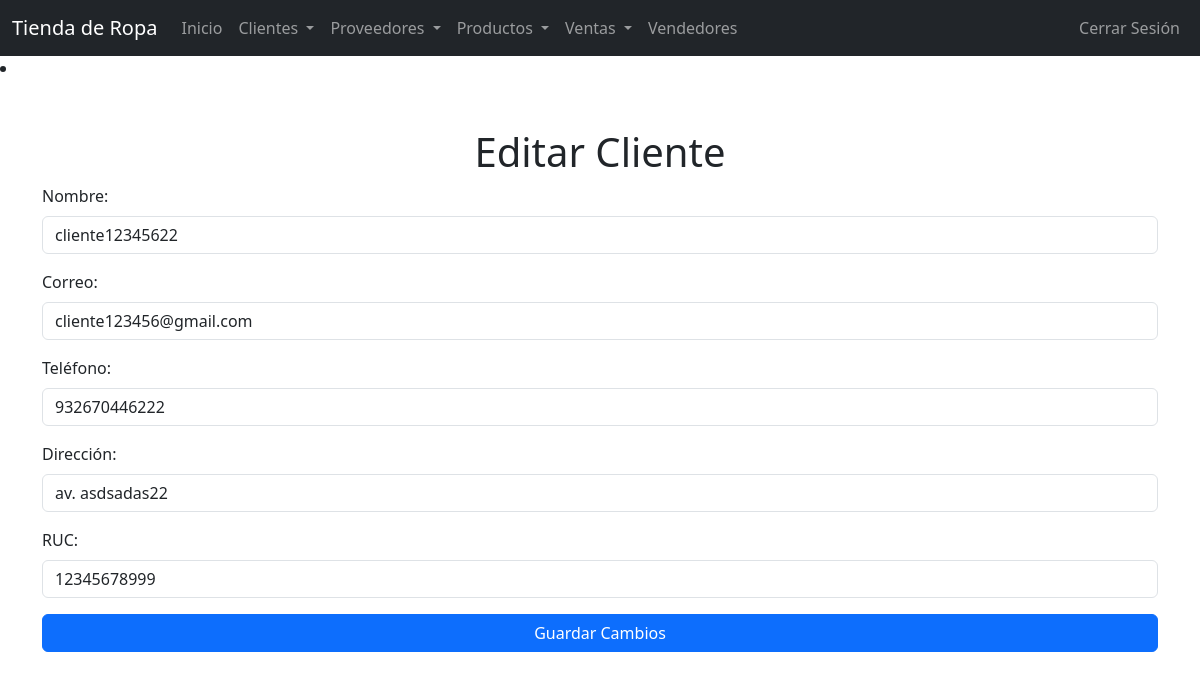
Screenshot of /editar_cliente.php?id=4 (signed in) with the database file from the repository.
### tables this page shows
CREATE TABLE `clientes` (
  `id` int(11) NOT NULL,
  `nombre` varchar(100) NOT NULL,
  `ruc` varchar(11) NOT NULL,
  `correo` varchar(100) DEFAULT NULL,
  `telefono` varchar(20) DEFAULT NULL,
  `direccion` varchar(255) DEFAULT NULL,
  `password` varchar(255) DEFAULT NULL
);

### editar_cliente.php (the view, shortened to what this page needs)
<?php
include 'config.php';
$cliente_id = $_GET['id'] ?? null;
$stmt = $conn->prepare("SELECT * FROM clientes WHERE id = ?");
$stmt->execute([$cliente_id]);
$cliente = $stmt->fetch(PDO::FETCH_ASSOC);
?>
<!DOCTYPE html>
<html lang="es">
<head>
    <link href="https://cdn.jsdelivr.net/npm/bootstrap@5.3.0-alpha3/dist/css/bootstrap.min.css" rel="stylesheet">
</head>
<body>
    <?php include 'navbar.php'; ?>
    <div class="container my-5">
        <h1 class="text-center">Editar Cliente</h1>
        <form method="POST" action="">
            <div class="mb-3">
                <label for="nombre" class="form-label">Nombre:</label>
                <input type="text" name="nombre" id="nombre" class="form-control" value="<?= htmlspecialchars($cliente['nombre']) ?>" required>
            </div>
            <div class="mb-3">
                <label for="correo" class="form-label">Correo:</label>
                <input type="email" name="correo" id="correo" class="form-control" value="<?= htmlspecialchars($cliente['correo']) ?>" required>
            </div>
            <div class="mb-3">
                <label for="telefono" class="form-label">Teléfono:</label>
                <input type="text" name="telefono" id="telefono" class="form-control" value="<?= htmlspecialchars($cliente['telefono']) ?>" required>
            </div>
            <div class="mb-3">
                <label for="direccion" class="form-label">Dirección:</label>
                <input type="text" name="direccion" id="direccion" class="form-control" value="<?= htmlspecialchars($cliente['direccion']) ?>" required>
            </div>
            <div class="mb-3">
                <label for="ruc" class="form-label">RUC:</label>
                <input type="text" name="ruc" id="ruc" class="form-control" value="<?= htmlspecialchars($cliente['ruc']) ?>" maxlength="11">
            </div>
            <button type="submit" class="btn btn-primary w-100">Guardar Cambios</button>
        </form>
    </div>
</body>
</html>

### rows the page displays
clientes: nombre "cliente12345622", correo "cliente123456@gmail.com", telefono "932670446222", direccion "av. asdsadas22", ruc "12345678999"
